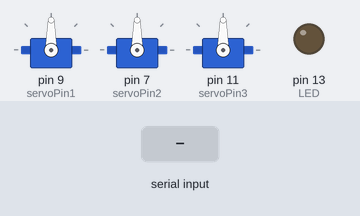
This sketch was run on a simulated Arduino Uno, built with avr-gcc and run on an emulated ATmega328P. Shown: 3 × servo, output pins drawn as LEDs (lit = HIGH). The inputs (shaded band) are chosen by the test bench.

Above: at 1.2 s.
1.3 s: "1" received over Serial
At 2.2 s:
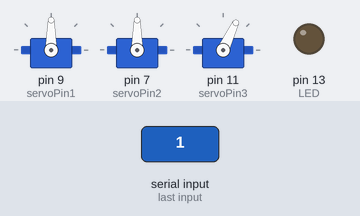
2.8 s: "2" received over Serial
At 3.4 s:
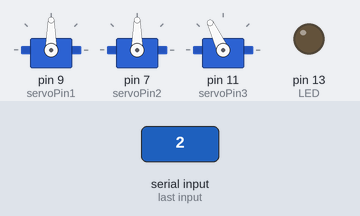
4.3 s: "3" received over Serial
At 5.5 s:
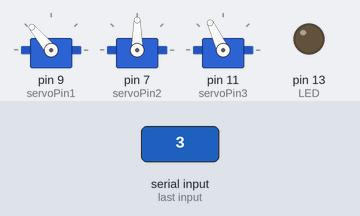
5.8 s: "0" received over Serial
At 6.6 s:
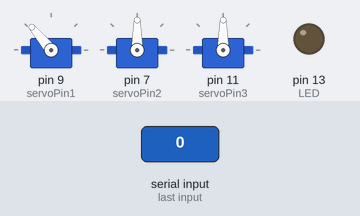
8.3 s: "4" received over Serial
At 8.7 s:
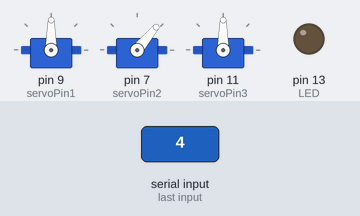
9.8 s: "8" received over Serial
At 11.8 s:
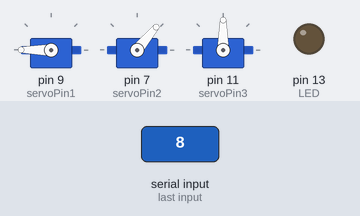
Timing chart, 0 to 13.3 s (numbered marks = the images above; inputs shaded):
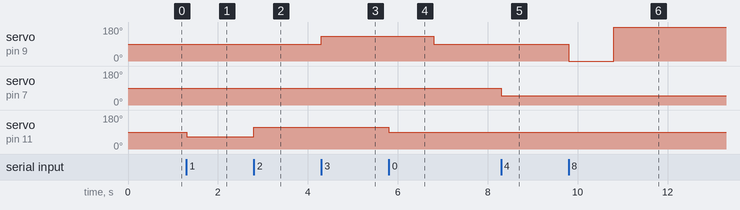

The sketch:

sketch_spider_bot.ino
```cpp
#include <Servo.h>

int val;
int LED = 13;
int servoPin1 = 9;
int servoPin2 = 7;
int servoPin3 = 11;

Servo servo1;
Servo servo2;
Servo servo3;

void setup()
{
  Serial.begin(9600);
  servo1.attach(servoPin1);
  servo2.attach(servoPin2);
  servo3.attach(servoPin3);
  pinMode(LED, OUTPUT);
}

void loop()
{
  if (Serial.available())
  {
    val = Serial.read();
    if (val == '0') //дефолтное положение для всего
    {
     servo3.write(90);
     delay (1000);
     servo1.write(90);
     servo2.write(90);
     delay (1000);
    }
    else if (val == '1') //поднятие правой ноги
    {
     servo3.write (65);
     delay (1000);
    }
    else if ( val == '2')//поднятие левой ноги
    {
     servo3.write (115);
     delay (1000);
    }
    else if (val == '3')  //правая нога вперед
    {
     servo1.write (130);
     delay (1000);
    }
    else if (val == '4') //левая нога впред
    {
     servo2.write (50);
     delay (1000);
    }
    else if (val == '5') // правая нога дефолт
    {
      servo1.write (90);
      delay (1000);
    }
    else if (val == '6') // левая нога дефолт
    {
      servo2.write (90);
      delay (1000);
    }
    else if (val == '8')
    {
     servo1.write (0);
     delay (1000);
     servo1.write (180);
     delay (1000);
    }
    else if ( val == '9')
    {
     servo2.write (0);
     delay (1000);
     servo2.write (180);
     delay (1000);
    }
   }
  }
```

Measured:
- after the input at 1.3 s, servo on pin 11 (servoPin3): 90° → 65° at once
- after the input at 2.8 s, servo on pin 11 (servoPin3): 65° → 115° at once
- after the input at 4.3 s, servo on pin 9 (servoPin1): 90° → 130° at once
- after the input at 5.8 s, servo on pin 9 (servoPin1): 130° → 90° after 1.0 s; servo on pin 11 (servoPin3): 115° → 90° at once
- after the input at 8.3 s, servo on pin 7 (servoPin2): 90° → 50° at once
- after the input at 9.8 s, servo on pin 9 (servoPin1): 90° → 0° at once, → 180° 1.0 s later
